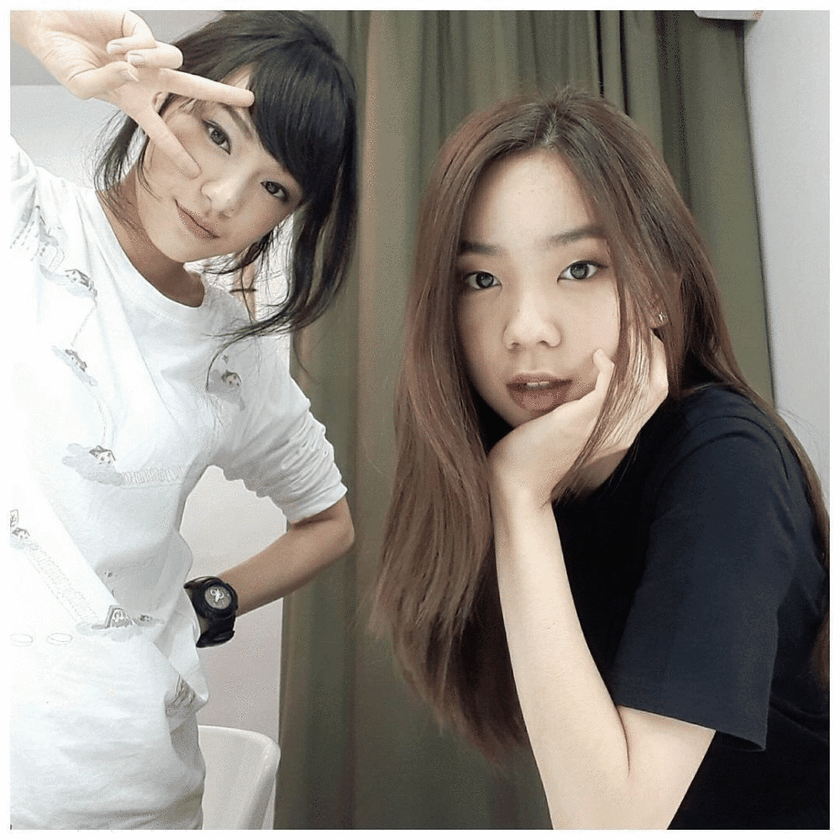
#> input picture imGIF.gif, 840 x 840 px, shrunk from 1000 x 1000 before the run; the run also reads 4 pictures not shown here
$ python histogram.py
#> lines starting #> are read from the running program, lines starting #| are printed output that depends on the picture
import cv2
import numpy as np
import imageio as imo
from matplotlib import pyplot as plt

#GIF
gif  = imo.mimread('imGIF.gif')
#> gif = 1 item
im_gif = cv2.cvtColor(gif[0],cv2.COLOR_BGR2GRAY)
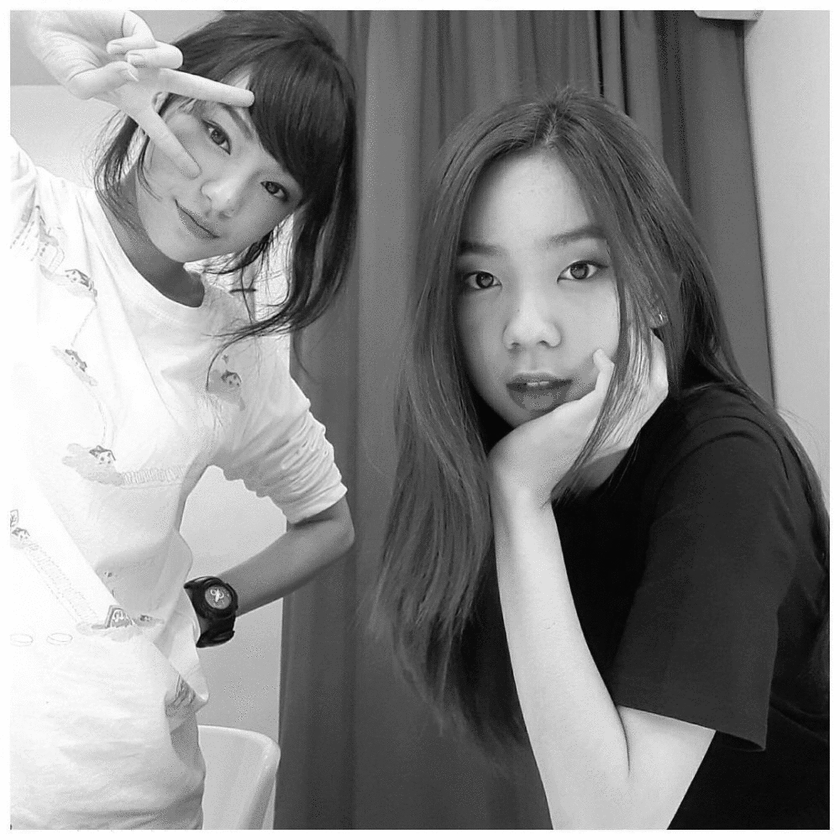
#> im_gif: shape (840, 840); min 5, max 255, mean 135.6
plt.subplot(10,2,1), plt.imshow(im_gif,'gray')
plt.subplot(10,2,2), plt.hist(im_gif.ravel(),256,[0,256]),plt.title("GIF")

#JPG
jpg = cv2.imread('imJPG.jpg', cv2.IMREAD_GRAYSCALE)
#> jpg: shape (840, 840); min 0, max 255, mean 137.9
im_jpg = cv2.imread('imJPG.jpg',0)
plt.subplot(5,2,3), plt.imshow(im_jpg, 'gray'),
plt.subplot(5,2,4), plt.hist(jpg.ravel(),256,[0,256]),plt.title("JPG")

#BMP
bmp = cv2.imread('imBMP.bmp', cv2.IMREAD_GRAYSCALE)
#> bmp: shape (840, 840); min 0, max 255, mean 137.9
im_bmp = cv2.imread('imBMP.bmp',0)
plt.subplot(5,2,5), plt.imshow(im_bmp, 'gray')
plt.subplot(5,2,6), plt.hist(bmp.ravel(),256,[0,256]),plt.title("BMP")

#PNG
png = cv2.imread('imPNG.png', cv2.IMREAD_GRAYSCALE)
#> png: shape (840, 840); min 0, max 255, mean 137.5
im_png = cv2.imread('imPNG.png',0)
plt.subplot(5,2,7), plt.imshow(im_png, 'gray')
plt.subplot(5,2,8), plt.hist(png.ravel(),256,[0,256]),plt.title("PNG")

#TIFF
tiff = cv2.imread('imTIFF.tiff', cv2.IMREAD_GRAYSCALE)
#> tiff: shape (840, 840); min 0, max 255, mean 137.9
im_tiff = cv2.imread('imTIFF.tiff',0)
plt.subplot(5,2,9), plt.imshow(im_tiff, 'gray')
plt.subplot(5,2,10), plt.hist(tiff.ravel(),256,[0,256]),plt.title("TIFF")

plt.show()
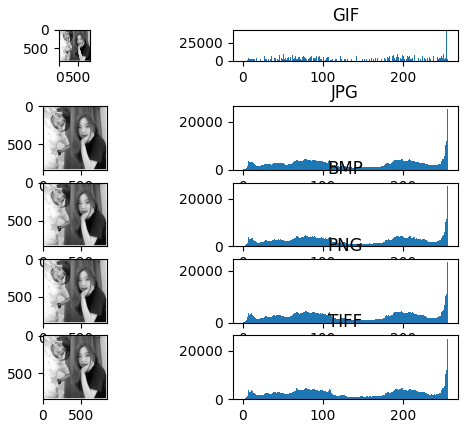
#> figure drawn by matplotlib, 10 panels; panel 2: tallest bar 41320 high, from x = 254 to 255; panel 4: tallest bar 25329 high, from x = 255 to 256; panel 6: tallest bar 25611 high, from x = 255 to 256; panel 8: tallest bar 23366 high, from x = 255 to 256
